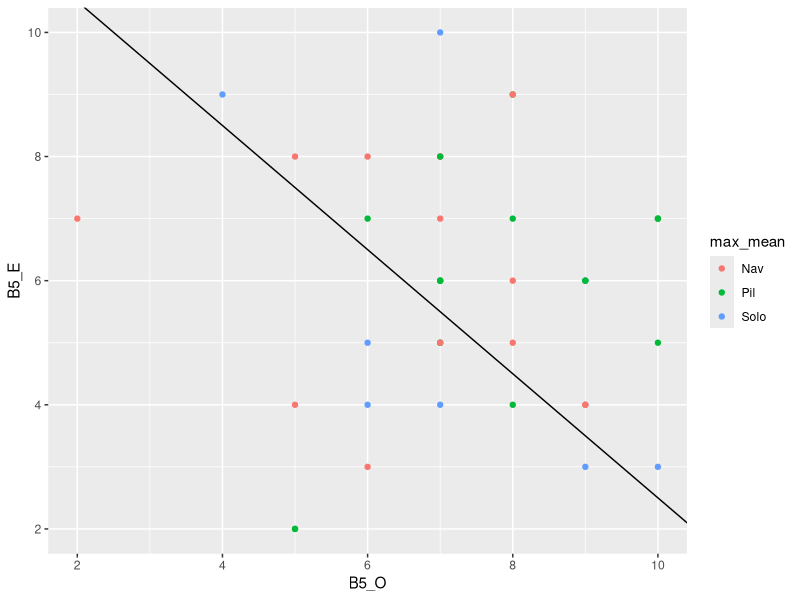
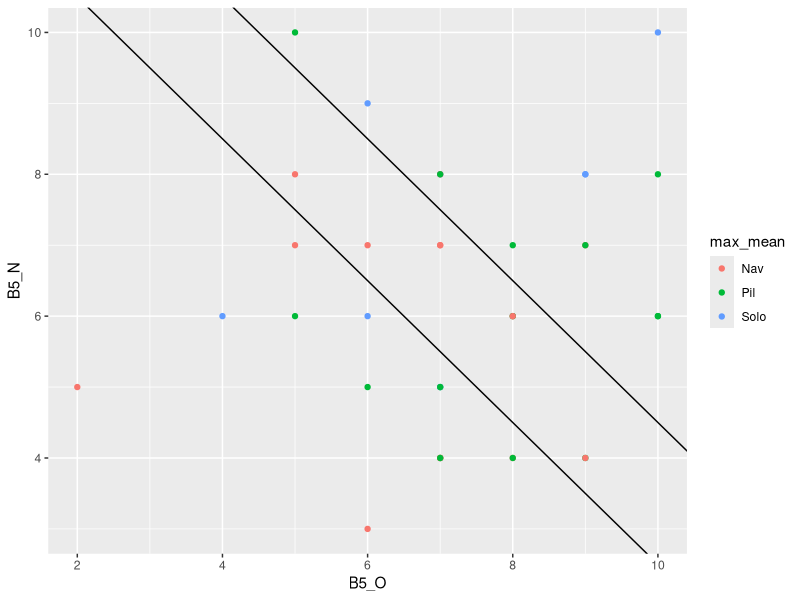
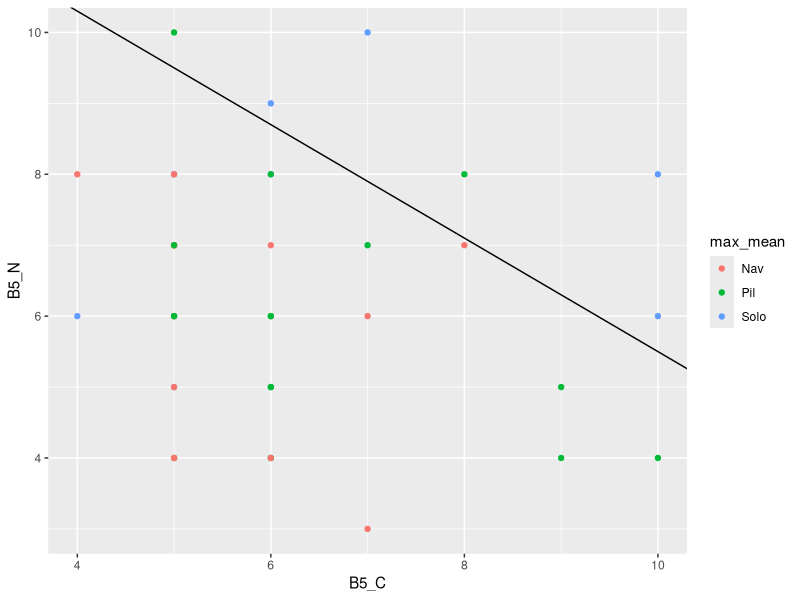
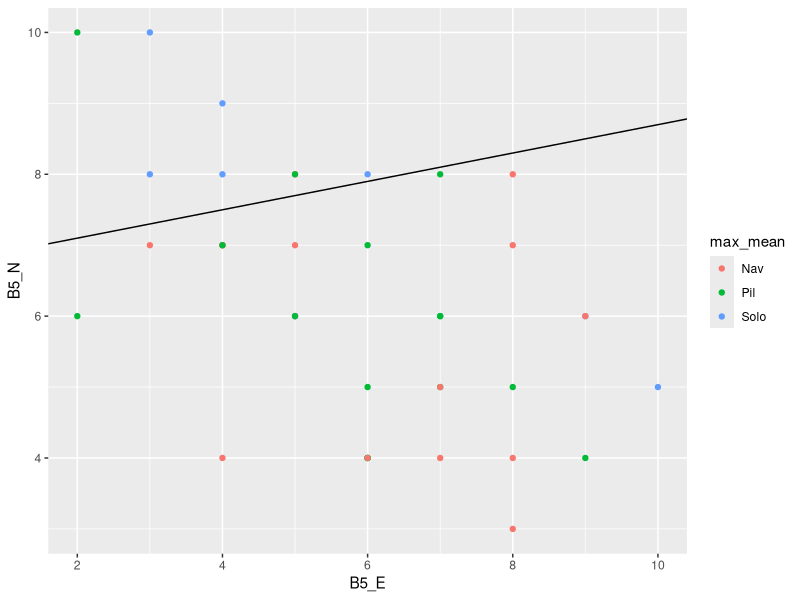
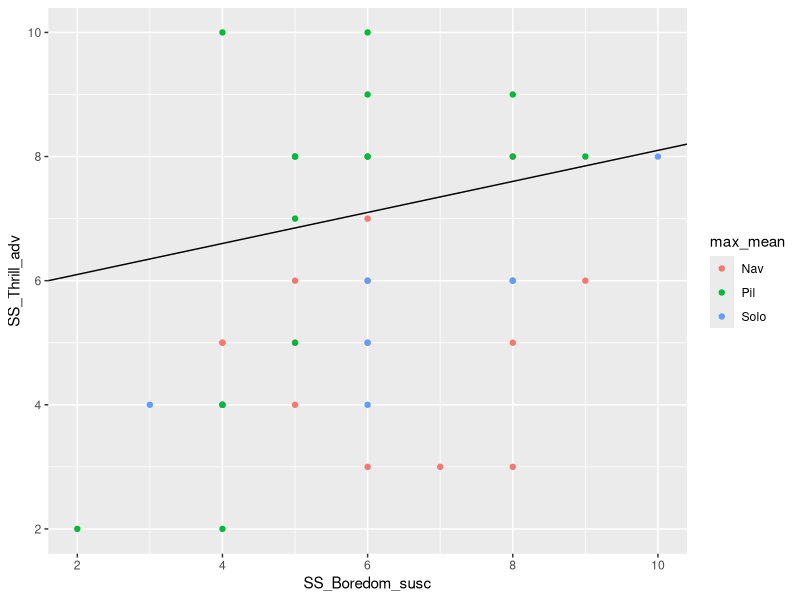
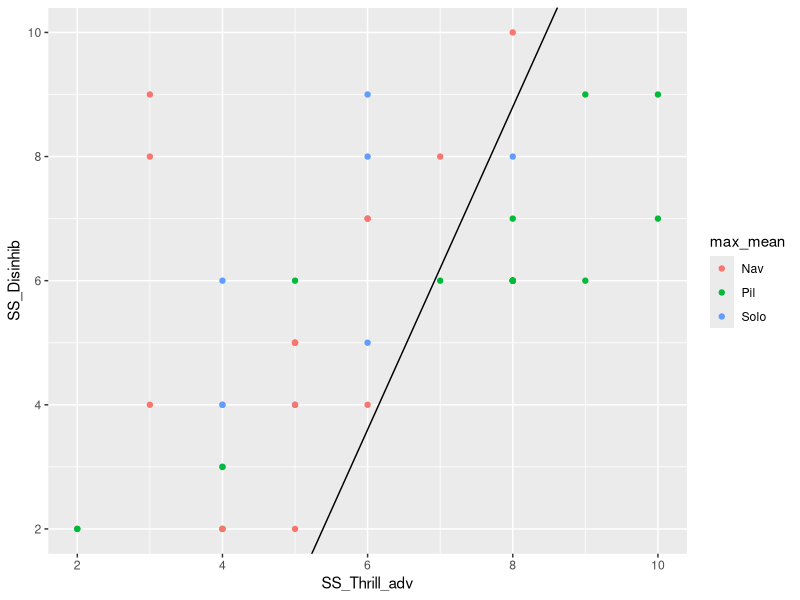
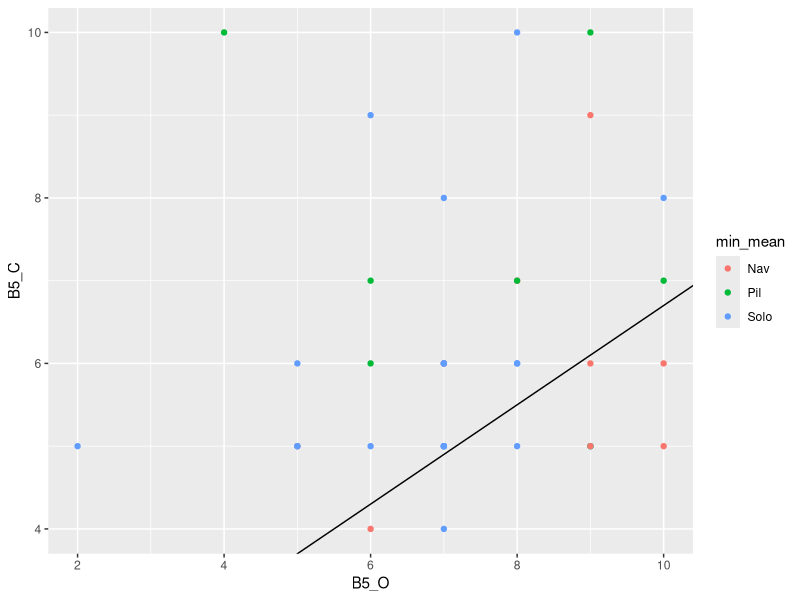
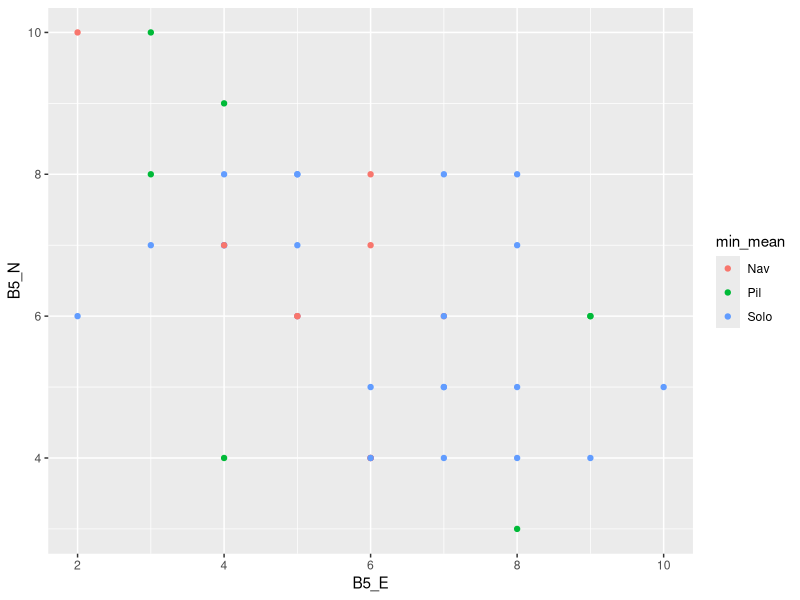

R code for these plots, in order:
#### Do not execute - following is further, unpublished analysis.

# Dependencies
list.of.packages <- c("openxlsx","magrittr","tidyverse")
lapply(list.of.packages, require, character.only = TRUE)
rm(list = c("list.of.packages"))


retRole = function(data,cols,max_min = "max"){
  if(max_min == "max"){
    val = apply(X=data[,cols], MARGIN=1, FUN=max, na.rm = T)
  } else {
    val = apply(X=data[,cols], MARGIN=1, FUN=min, na.rm = T)
  }
  role = ifelse(val==data[,cols[1]],"Nav",NA)
  role = ifelse(!is.na(role),role,ifelse(val==data[,cols[2]],"Pil","Solo"))
  role = ifelse(!is.na(role),role,"Solo")
  return(as.character(role))
}


# read xlsx data if it is not loaded yet
if (!exists("Stats")) Stats <- openxlsx::read.xlsx("Stats.xlsx", sheet = "Sheet 1")

# filtrovanie a oprava chybných
Stats <- subset(Stats,!(Student_ID %in% c("1ac81dbe09bf3f0f3eac3d67ebc7c53e") 
                        & Exc_round  == 1)) #
Stats <- subset(Stats,!(Student_ID %in% c("6f1c1fea47a3b121012af306c5824c02") 
                        & Exc_round  == 2)) #
Stats <- subset(Stats,!(Student_ID %in% c("9547de7153ef46ae8a67d6548b3c2e25")))

 
# personality
personality <- Stats %>% 
  group_by(Initials) %>% 
  summarize(B5_O = round(mean(B5_O)),
            B5_C = round(mean(B5_C)),
            B5_E = round(mean(B5_E)),
            B5_A = round(mean(B5_A)),
            B5_N = round(mean(B5_N)),
            SS_Exp_seek = round(mean(SS_Exp_seek)),
            SS_Boredom_susc = round(mean(SS_Boredom_susc)),
            SS_Thrill_adv = round(mean(SS_Thrill_adv)),
            SS_Disinhib= round(mean(SS_Disinhib))) %>% 
  select(Initials, B5_O:SS_Disinhib)



# students with average(for exercises) motivation by role
mot_by_role <- Stats %>% as_tibble %>%
  select(Initials, Exc_round, INNER_R1:Role_06) %>%
  gather(Round,Result,INNER_R1:INNER_R6, factor_key=TRUE) %>%
  mutate(Role = case_when(Round == "INNER_R1" ~ Role_01,
                          Round == "INNER_R2" ~ Role_02,
                          Round == "INNER_R3" ~ Role_03,
                          Round == "INNER_R4" ~ Role_04,
                          Round == "INNER_R5" ~ Role_05,
                          Round == "INNER_R6" ~ Role_06)) %>%
  select(Initials, Role, Exc_round, Round, Result) %>% 
  group_by(Initials, Role) %>% 
  summarize(mean_mot = mean(Result, na.rm = T),
            min_mot = min(Result, na.rm = T),
            max_mot = max(Result, na.rm = T),
            rng_mot = max(Result, na.rm = T) - min(Result, na.rm = T),
            .groups = "keep") %>% 
  mutate(Role = factor(Role))

# personal results, remove personality 
person_res <- mot_by_role %>% 
  pivot_wider(names_from = "Role",
              values_from = c("mean_mot","min_mot","max_mot","rng_mot")) %>% 
  inner_join(personality, by  = "Initials")



mydata = data.frame(personality[,c("B5_O","B5_C","B5_E","B5_A","B5_N")])
rownames(mydata) = personality$Initials



pref=personality[,c("Initials","B5_O","B5_C","B5_E","B5_A","B5_N","SS_Exp_seek",
                    "SS_Boredom_susc","SS_Thrill_adv","SS_Disinhib")]

cols = c("mean_mot_Navigator","mean_mot_Pilot","mean_mot_Solo")
pref$max_mean = retRole(person_res,cols,"max")
pref$min_mean = retRole(person_res,cols,"min")

cols = c("max_mot_Navigator","max_mot_Pilot","max_mot_Solo")
pref$max = retRole(person_res,cols,"max")
cols = c("min_mot_Navigator","min_mot_Pilot","min_mot_Solo")
pref$min = retRole(person_res,cols,"min")
pref



###################################################################
# zaujímavé
ggplot(pref, aes(B5_O,B5_E, col = max_mean)) + 
  geom_point()  + geom_abline(intercept=12.5, slope=-1) # modré
ggplot(pref, aes(B5_O,B5_N, col = max_mean)) + 
  geom_point()  + geom_abline(intercept=12.5, slope=-1) +
  geom_abline(intercept=14.5, slope=-1) # oranžové
ggplot(pref, aes(B5_C,B5_N, col = max_mean)) + 
  geom_point()  + geom_abline(intercept=13.5, slope=-.8) # B5_C celkovo zaujímavé
ggplot(pref, aes(B5_E,B5_N, col = max_mean)) + 
  geom_point()  + geom_abline(intercept=6.7, slope=.2) # rohy

ggplot(pref, aes(SS_Boredom_susc,SS_Thrill_adv, col = max_mean)) + 
  geom_point()  + geom_abline(intercept=5.6, slope=.25)
ggplot(pref, aes(SS_Thrill_adv,SS_Disinhib, col = max_mean)) + 
  geom_point()  + geom_abline(intercept=-12, slope=2.6)

ggplot(pref, aes(B5_O,B5_C, col = min_mean)) + geom_point() + 
  geom_abline(intercept=.7, slope=.6)
ggplot(pref, aes(B5_E,B5_N, col = min_mean)) + geom_point() 

ggplot(pref, aes(B5_O,B5_E, col = max)) + geom_point() 
ggplot(pref, aes(B5_C,B5_E, col = max)) + geom_point() + 
  geom_abline(intercept=-2.9, slope=1.2) # B5_C celkovo zaujímavé
ggplot(pref, aes(B5_C,B5_N, col = max)) + geom_point() + 
  geom_abline(intercept=-3, slope=1.3)

ggplot(pref, aes(SS_Exp_seek,SS_Thrill_adv, col = max)) + 
  geom_point() + geom_abline(intercept=-11, slope=1.83) +
  geom_abline(intercept=-1.4, slope=1.12)
ggplot(pref, aes(SS_Boredom_susc,SS_Disinhib, col = max)) + 
  geom_point() + geom_abline(intercept=10, slope=-.4)
ggplot(pref, aes(SS_Boredom_susc,SS_Thrill_adv, col = max)) + 
  geom_point() + geom_abline(intercept=-3, slope=1.7)
ggplot(pref, aes(SS_Boredom_susc,SS_Disinhib, col = max)) + 
  geom_point() + geom_abline(intercept=10, slope=-.4)
ggplot(pref, aes(SS_Thrill_adv,SS_Disinhib, col = max)) + 
  geom_point() 

ggplot(pref, aes(B5_E,B5_N, col = min)) + geom_point() 
ggplot(pref, aes(B5_A,B5_N, col = min)) + geom_point() 




###########################################################
# nezaujímavé

# max_mean
ggplot(pref, aes(B5_O,B5_C, col = max_mean)) + geom_point()
ggplot(pref, aes(B5_O,B5_E, col = max_mean)) + geom_point()
ggplot(pref, aes(B5_O,B5_A, col = max_mean)) + geom_point()
ggplot(pref, aes(B5_O,B5_N, col = max_mean)) + geom_point()

ggplot(pref, aes(B5_C,B5_E, col = max_mean)) + geom_point()
ggplot(pref, aes(B5_C,B5_A, col = max_mean)) + geom_point()
ggplot(pref, aes(B5_C,B5_N, col = max_mean)) + geom_point()

ggplot(pref, aes(B5_E,B5_A, col = max_mean)) + geom_point()
ggplot(pref, aes(B5_E,B5_N, col = max_mean)) + geom_point()

ggplot(pref, aes(B5_A,B5_N, col = max_mean)) + geom_point()


ggplot(pref, aes(SS_Exp_seek,SS_Boredom_susc, col = max_mean)) + geom_point()
ggplot(pref, aes(SS_Exp_seek,SS_Thrill_adv, col = max_mean)) + geom_point()
ggplot(pref, aes(SS_Exp_seek,SS_Disinhib, col = max_mean)) + geom_point()

ggplot(pref, aes(SS_Boredom_susc,SS_Thrill_adv, col = max_mean)) + geom_point()
ggplot(pref, aes(SS_Boredom_susc,SS_Disinhib, col = max_mean)) + geom_point()

ggplot(pref, aes(SS_Thrill_adv,SS_Disinhib, col = max_mean)) + geom_point()



# min_mean
ggplot(pref, aes(B5_O,B5_C, col = min_mean)) + geom_point()
ggplot(pref, aes(B5_O,B5_E, col = min_mean)) + geom_point()
ggplot(pref, aes(B5_O,B5_A, col = min_mean)) + geom_point()
ggplot(pref, aes(B5_O,B5_N, col = min_mean)) + geom_point()

ggplot(pref, aes(B5_C,B5_E, col = min_mean)) + geom_point()
ggplot(pref, aes(B5_C,B5_A, col = min_mean)) + geom_point()
ggplot(pref, aes(B5_C,B5_N, col = min_mean)) + geom_point()

ggplot(pref, aes(B5_E,B5_A, col = min_mean)) + geom_point()
ggplot(pref, aes(B5_E,B5_N, col = min_mean)) + geom_point()

ggplot(pref, aes(B5_A,B5_N, col = min_mean)) + geom_point()


ggplot(pref, aes(SS_Exp_seek,SS_Boredom_susc, col = min_mean)) + geom_point()
ggplot(pref, aes(SS_Exp_seek,SS_Thrill_adv, col = min_mean)) + geom_point()
ggplot(pref, aes(SS_Exp_seek,SS_Disinhib, col = min_mean)) + geom_point()

ggplot(pref, aes(SS_Boredom_susc,SS_Thrill_adv, col = min_mean)) + geom_point()
ggplot(pref, aes(SS_Boredom_susc,SS_Disinhib, col = min_mean)) + geom_point()

ggplot(pref, aes(SS_Thrill_adv,SS_Disinhib, col = min_mean)) + geom_point()



# max
ggplot(pref, aes(B5_O,B5_C, col = max)) + geom_point()
ggplot(pref, aes(B5_O,B5_E, col = max)) + geom_point()
ggplot(pref, aes(B5_O,B5_A, col = max)) + geom_point()
ggplot(pref, aes(B5_O,B5_N, col = max)) + geom_point()

ggplot(pref, aes(B5_C,B5_E, col = max)) + geom_point()
ggplot(pref, aes(B5_C,B5_A, col = max)) + geom_point()
ggplot(pref, aes(B5_C,B5_N, col = max)) + geom_point()

ggplot(pref, aes(B5_E,B5_A, col = max)) + geom_point()
ggplot(pref, aes(B5_E,B5_N, col = max)) + geom_point()

ggplot(pref, aes(B5_A,B5_N, col = max)) + geom_point()


ggplot(pref, aes(SS_Exp_seek,SS_Boredom_susc, col = max)) + geom_point()
ggplot(pref, aes(SS_Exp_seek,SS_Thrill_adv, col = max)) + geom_point()
ggplot(pref, aes(SS_Exp_seek,SS_Disinhib, col = max)) + geom_point()

ggplot(pref, aes(SS_Boredom_susc,SS_Thrill_adv, col = max)) + geom_point()
ggplot(pref, aes(SS_Boredom_susc,SS_Disinhib, col = max)) + geom_point()

ggplot(pref, aes(SS_Thrill_adv,SS_Disinhib, col = max)) + geom_point()



# min
ggplot(pref, aes(B5_O,B5_C, col = min)) + geom_point()
ggplot(pref, aes(B5_O,B5_E, col = min)) + geom_point()
ggplot(pref, aes(B5_O,B5_A, col = min)) + geom_point()
ggplot(pref, aes(B5_O,B5_N, col = min)) + geom_point()

ggplot(pref, aes(B5_C,B5_E, col = min)) + geom_point()
ggplot(pref, aes(B5_C,B5_A, col = min)) + geom_point()
ggplot(pref, aes(B5_C,B5_N, col = min)) + geom_point()

ggplot(pref, aes(B5_E,B5_A, col = min)) + geom_point()
ggplot(pref, aes(B5_E,B5_N, col = min)) + geom_point()

ggplot(pref, aes(B5_A,B5_N, col = min)) + geom_point()


ggplot(pref, aes(SS_Exp_seek,SS_Boredom_susc, col = min)) + geom_point()
ggplot(pref, aes(SS_Exp_seek,SS_Thrill_adv, col = min)) + geom_point()
ggplot(pref, aes(SS_Exp_seek,SS_Disinhib, col = min)) + geom_point()

ggplot(pref, aes(SS_Boredom_susc,SS_Thrill_adv, col = min)) + geom_point()
ggplot(pref, aes(SS_Boredom_susc,SS_Disinhib, col = min)) + geom_point()

ggplot(pref, aes(SS_Thrill_adv,SS_Disinhib, col = min)) + geom_point()
